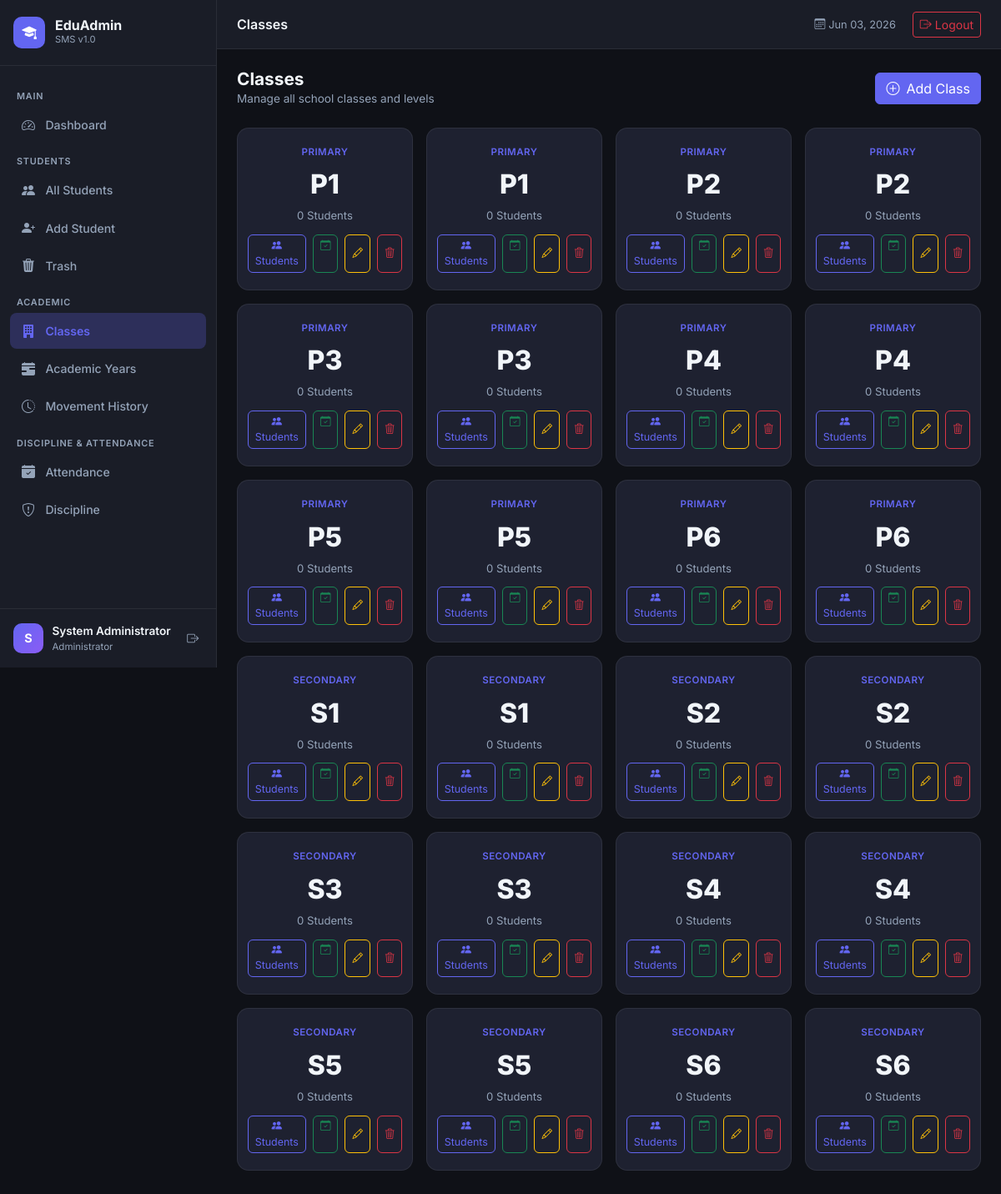
/public/index.php?page=classes (signed in), run on the app's committed database.
### tables this page shows
CREATE TABLE `classes` (
  `id` int(11) NOT NULL,
  `class_name` varchar(50) NOT NULL,
  `level` varchar(50) NOT NULL,
  `description` text DEFAULT NULL,
  `created_at` timestamp NOT NULL DEFAULT current_timestamp(),
  `updated_at` timestamp NOT NULL DEFAULT current_timestamp() ON UPDATE current_timestamp()
);

### app/controllers/ClassController.php (called while the page is built, shortened)
<?php
class ClassController {
    private ClassModel $model;
    public function __construct() {
        $this->model = new ClassModel();
    }
    public function index(): void {
        $yearModel  = new AcademicYearModel();
        $activeYear = $yearModel->getActive();
        $yearId     = $activeYear ? $activeYear['id'] : 0;
        $classes    = $this->model->getAllWithCounts($yearId);
        require_once APP . '/views/classes/index.php';
    }
}

### app/config/database.php (called while the page is built)
<?php
class Database {
    private static $instance = null;
    private PDO $pdo;
    private string $host     = '127.0.0.1';
    private string $dbname   = 'student_management';
    private string $username = 'root';
    private string $password = '';
    private string $charset  = 'utf8mb4';
    private string $port     = '3306';
    private function __construct() {
        $dsn = "mysql:host={$this->host};port={$this->port};dbname={$this->dbname};charset={$this->charset}";
        $options = [
            PDO::ATTR_ERRMODE            => PDO::ERRMODE_EXCEPTION,
            PDO::ATTR_DEFAULT_FETCH_MODE => PDO::FETCH_ASSOC,
            PDO::ATTR_EMULATE_PREPARES   => false,
        ];
        $this->pdo = new PDO($dsn, $this->username, $this->password, $options);
    }
    public static function getInstance(): self {
        if (self::$instance === null) {
            self::$instance = new self();
        }
        return self::$instance;
    }
    public function getConnection(): PDO {
        return $this->pdo;
    }
}

### app/models/Model.php (called while the page is built, shortened)
<?php
abstract class Model {
    protected PDO $db;
    public function __construct() {
        $this->db = Database::getInstance()->getConnection();
    }
    protected function query(string $sql, array $params = []): PDOStatement {
        $stmt = $this->db->prepare($sql);
        $stmt->execute($params);
        return $stmt;
    }
    protected function fetchAll(string $sql, array $params = []): array {
        return $this->query($sql, $params)->fetchAll();
    }
    protected function fetchOne(string $sql, array $params = []): array|false {
        return $this->query($sql, $params)->fetch();
    }
}

### app/models/AcademicYearModel.php (called while the page is built, shortened)
<?php
class AcademicYearModel extends Model {
    public function getActive(): array|false {
        return $this->fetchOne("SELECT * FROM academic_years WHERE status = 'active' LIMIT 1");
    }
}

### app/models/ClassModel.php (called while the page is built, shortened)
<?php
class ClassModel extends Model {
    public function getAllWithCounts(int $yearId): array {
        return $this->fetchAll(
            "SELECT c.*, COUNT(h.id) as student_count
             FROM classes c
             LEFT JOIN student_class_history h ON h.class_id = c.id
                AND h.academic_year_id = ? AND h.status = 'active'
             GROUP BY c.id ORDER BY c.level, c.class_name",
            [$yearId]
        );
    }
}

### app/views/classes/index.php (the view, shortened to what this page needs)
<?php
$pageTitle = 'Classes';
require_once APP . '/views/layouts/header.php';
?>
<div class="page-header mb-4">
    <div>
        <h3 class="page-title">Classes</h3>
        <p class="page-subtitle">Manage all school classes and levels</p>
    </div>
    <button class="btn btn-primary" data-bs-toggle="modal" data-bs-target="#classModal" onclick="openCreate()">
        <i class="bi bi-plus-circle me-2"></i>Add Class
    </button>
</div>
<div class="row g-3 mb-4">
    <?php foreach ($classes as $c): ?>
    <div class="col-sm-6 col-md-4 col-lg-3">
        <div class="class-card">
            <div class="class-card-level"><?= htmlspecialchars($c['level']) ?></div>
            <div class="class-card-name"><?= htmlspecialchars($c['class_name']) ?></div>
            <div class="class-card-count"><?= $c['student_count'] ?> Students</div>
            <div class="class-card-actions">
                <a href="?page=classes&action=students&class_id=<?= $c['id'] ?>" class="btn btn-xs btn-outline-primary">
                    <i class="bi bi-people-fill"></i> Students
                </a>
                <a href="?page=attendance&class_id=<?= $c['id'] ?>" class="btn btn-xs btn-outline-success">
                    <i class="bi bi-calendar-check"></i>
                </a>
                <button class="btn btn-xs btn-outline-warning"
                    onclick="openEdit(<?= htmlspecialchars(json_encode($c)) ?>)">
                    <i class="bi bi-pencil"></i>
                </button>
                <button class="btn btn-xs btn-outline-danger"
                    onclick="deleteClass(<?= $c['id'] ?>, '<?= htmlspecialchars($c['class_name'], ENT_QUOTES) ?>')">
                    <i class="bi bi-trash3"></i>
                </button>
            </div>
        </div>
    </div>
    <?php endforeach; ?>
</div>
<?php require_once APP . '/views/layouts/footer.php'; ?>

### public/index.php (shortened to what this page needs)
<?php
require_once APP . '/config/database.php';
require_once APP . '/models/Model.php';
require_once APP . '/models/ClassModel.php';
require_once APP . '/models/AcademicYearModel.php';
require_once APP . '/controllers/ClassController.php';
$page   = $_GET['page']   ?? 'login';
$action = $_GET['action'] ?? 'index';
switch ($page) {
    case 'classes':
        $ctrl = new ClassController();
        match($action) {
            'store'          => $ctrl->store(),
            'update'         => $ctrl->update(),
            'delete'         => $ctrl->delete(),
            'all'            => $ctrl->getAll(),
            'students'       => $ctrl->students(),
            'student_detail' => $ctrl->studentDetail(),
            default          => $ctrl->index(),
        };
        break;
}

### app/views/layouts/header.php (shortened to what this page needs)
<?php
$currentPage = $_GET['page'] ?? 'dashboard';
$adminName   = $_SESSION['admin_name'] ?? 'Admin';
?>
<!DOCTYPE html>
<html lang="en">
<head>
<link href="https://cdn.jsdelivr.net/npm/bootstrap@5.3.3/dist/css/bootstrap.min.css" rel="stylesheet">
<link href="https://cdn.jsdelivr.net/npm/bootstrap-icons@1.11.3/font/bootstrap-icons.css" rel="stylesheet">
<link href="https://cdn.datatables.net/1.13.8/css/dataTables.bootstrap5.min.css" rel="stylesheet">
<link href="/student-management/public/assets/css/style.css" rel="stylesheet">
</head>
<body class="app-body">
<aside class="sidebar" id="sidebar">
    <div class="sidebar-header">
        <div class="sidebar-logo">
            <div class="logo-icon-sm"><i class="bi bi-mortarboard-fill"></i></div>
            <div>
                <span class="logo-title">EduAdmin</span>
                <span class="logo-sub">SMS v1.0</span>
            </div>
        </div>
    </div>
    <nav class="sidebar-nav">
        <div class="nav-section-label">Main</div>
        <a href="?page=dashboard" class="nav-item <?= $currentPage==='dashboard'?'active':'' ?>">
            <i class="bi bi-speedometer2"></i><span>Dashboard</span>
        </a>
        <div class="nav-section-label">Students</div>
        <a href="?page=students" class="nav-item <?= $currentPage==='students'?'active':'' ?>">
            <i class="bi bi-people-fill"></i><span>All Students</span>
        </a>
        <a href="?page=students&action=create" class="nav-item <?= ($currentPage==='students'&&($_GET['action']??'')=='create')?'active':'' ?>">
            <i class="bi bi-person-plus-fill"></i><span>Add Student</span>
        </a>
        <a href="?page=students&action=trash" class="nav-item <?= ($currentPage==='students'&&($_GET['action']??'')=='trash')?'active':'' ?>">
            <i class="bi bi-trash3-fill"></i><span>Trash</span>
        </a>
        <div class="nav-section-label">Academic</div>
        <a href="?page=classes" class="nav-item <?= $currentPage==='classes'&&!in_array($_GET['action']??'',['students','student_detail'])?'active':'' ?>">
            <i class="bi bi-building-fill"></i><span>Classes</span>
        </a>
        <a href="?page=academic_years" class="nav-item <?= $currentPage==='academic_years'?'active':'' ?>">
            <i class="bi bi-calendar-range-fill"></i><span>Academic Years</span>
        </a>
        <a href="?page=history" class="nav-item <?= $currentPage==='history'?'active':'' ?>">
            <i class="bi bi-clock-history"></i><span>Movement History</span>
        </a>
        <div class="nav-section-label">Discipline &amp; Attendance</div>
        <a href="?page=attendance" class="nav-item <?= $currentPage==='attendance'?'active':'' ?>">
            <i class="bi bi-calendar-check-fill"></i><span>Attendance</span>
        </a>
        <a href="?page=discipline" class="nav-item <?= $currentPage==='discipline'||($currentPage==='classes'&&in_array($_GET['action']??'',['students','student_detail']))?'active':'' ?>">
            <i class="bi bi-shield-exclamation"></i><span>Discipline</span>
        </a>
    </nav>
    <div class="sidebar-footer">
        <div class="admin-badge">
            <div class="admin-avatar"><?= strtoupper(substr($adminName,0,1)) ?></div>
            <div class="admin-info">
                <span class="admin-name"><?= htmlspecialchars($adminName) ?></span>
                <span class="admin-role">Administrator</span>
            </div>
            <a href="?page=logout" class="logout-btn" title="Logout">
                <i class="bi bi-box-arrow-right"></i>
            </a>
        </div>
    </div>
</aside>
<div class="main-wrapper">
    <header class="topbar">
        <div class="topbar-title">
            <h2><?= $pageTitle ?? 'Dashboard' ?></h2>
        </div>
        <div class="topbar-actions">
            <span class="topbar-date"><i class="bi bi-calendar3 me-1"></i><?= date('M d, Y') ?></span>
            <a href="?page=logout" class="btn btn-sm btn-outline-danger ms-2">
                <i class="bi bi-box-arrow-right me-1"></i>Logout
            </a>
        </div>
    </header>
    <main class="content-area">

### app/views/layouts/footer.php (shortened to what this page needs)
    </main>
</div>
<div class="toast-container position-fixed bottom-0 end-0 p-3" id="toastContainer" style="z-index:9999"></div>
</body>
</html>

### data on the page
classes: level "PRIMARY", class_name "P1", student_count "0"
classes: level "PRIMARY", class_name "P1", student_count "0"
classes: level "PRIMARY", class_name "P2", student_count "0"
classes: level "PRIMARY", class_name "P2", student_count "0"
classes: level "PRIMARY", class_name "P3", student_count "0"
classes: level "PRIMARY", class_name "P3", student_count "0"
classes: level "PRIMARY", class_name "P4", student_count "0"
classes: level "PRIMARY", class_name "P4", student_count "0"
classes: level "PRIMARY", class_name "P5", student_count "0"
classes: level "PRIMARY", class_name "P5", student_count "0"
classes: level "PRIMARY", class_name "P6", student_count "0"
classes: level "PRIMARY", class_name "P6", student_count "0"
classes: level "SECONDARY", class_name "S1", student_count "0"
classes: level "SECONDARY", class_name "S1", student_count "0"
classes: level "SECONDARY", class_name "S2", student_count "0"
classes: level "SECONDARY", class_name "S2", student_count "0"
classes: level "SECONDARY", class_name "S3", student_count "0"
classes: level "SECONDARY", class_name "S3", student_count "0"
classes: level "SECONDARY", class_name "S4", student_count "0"
classes: level "SECONDARY", class_name "S4", student_count "0"
classes: level "SECONDARY", class_name "S5", student_count "0"
classes: level "SECONDARY", class_name "S5", student_count "0"
classes: level "SECONDARY", class_name "S6", student_count "0"
classes: level "SECONDARY", class_name "S6", student_count "0"

### other printed values
substr($adminName,0,1) "S"
$adminName "System Administrator"
$pageTitle "Classes"
